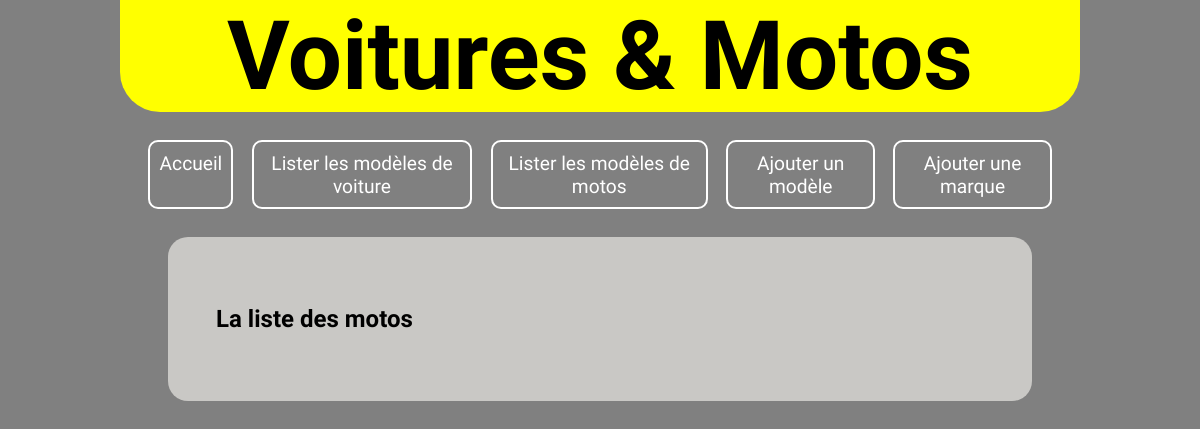
The app's page /cars_and_motorcycles/motorcycles_list/, older data.
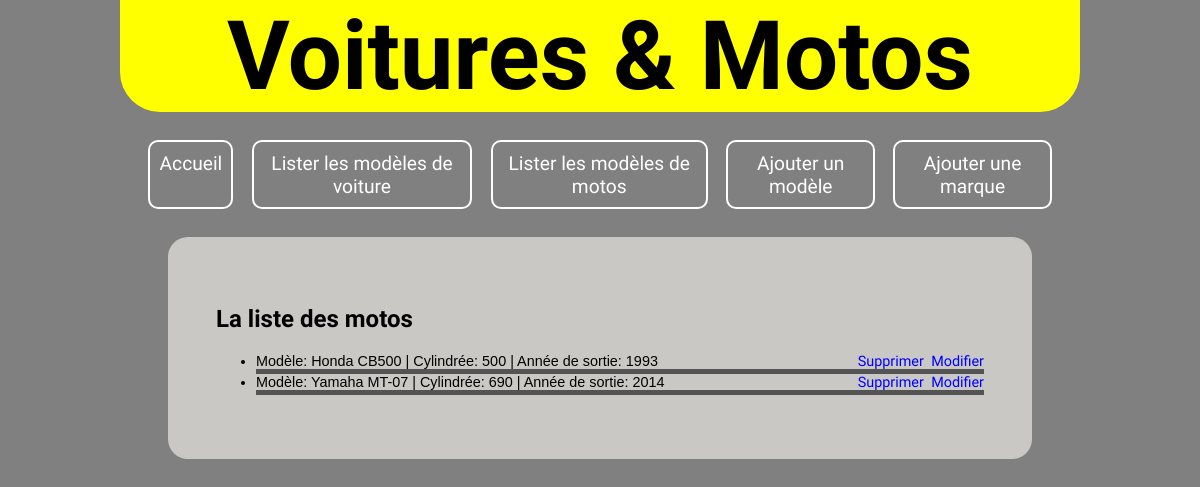
The same page, newer data.
### cars_and_motorcycles/models.py (models this page shows, shortened)
class motorcycle(models.Model):
    name = models.CharField(max_length=100, blank=False)
    cylinder = models.IntegerField(blank=False)
    release_date = models.IntegerField(blank=True)
    def __str__(self):
        return f"Modèle: {self.name} | Cylindrée: {self.cylinder} | Année de sortie: {self.release_date}"

### cars_and_motorcycles/views.py (the view)
# urls.py: path('motorcycles_list/', views.list_all_motorcycles),
def list_all_motorcycles(request):
    m_list = models.motorcycle.objects.all()
    return render(request, "cars_and_motorcycles/motorcycles_list.html/", {"liste": m_list})

### cars_and_motorcycles/templates/cars_and_motorcycles/motorcycles_list.html (shortened to what this page needs)
{% extends "cars_and_motorcycles/index.html" %}
{% block content %}
<h2>La liste des motos</h2>
<ul>
    {% for l in liste %}
        <li class="lists">
            {{l}}
            <a href="/cars_and_motorcycles/motorcycle_update/{{l.id}}" class="misc_options">Modifier</a>
            <a href="/cars_and_motorcycles/delete_motorcycle/{{l.id}}" class="misc_options">Supprimer</a>
        </li>
    {% endfor %}
</ul>
{% endblock %}

Row changes from the older to the newer data that the page shows:
added motorcycle: name+cylinder+release_date "Modèle: Honda CB500 | Cylindrée: 500 | Année de sortie: 1993"
added motorcycle: name+cylinder+release_date "Modèle: Yamaha MT-07 | Cylindrée: 690 | Année de sortie: 2014"
